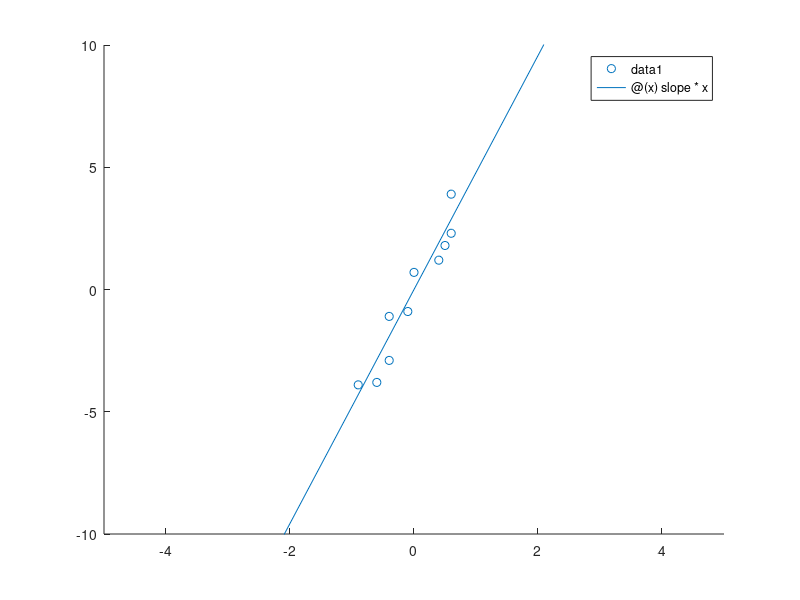

MATLAB code to generate this figure:
%% Problem 5 and 6
x=[-.9,-.6,-.4,-.4,-.1,0,0.4,0.5,0.6,.6];
y=[-3.9,-3.8,-2.9,-1.1,-.9,.7,1.2,1.8,2.3,3.9];
hold on;
scatter(x,y)
axis( [-1 1 -10 10]);
slope = transpose(x)\transpose(y)
fplot(@(x) slope*x)
hold off;




